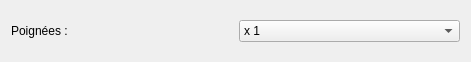
<?xml version="1.0" encoding="UTF-8"?>
<ui version="4.0">
 <class>DiagramEditorHandlerSizeWidget</class>
 <widget class="QWidget" name="DiagramEditorHandlerSizeWidget">
  <property name="geometry">
   <rect>
    <x>0</x>
    <y>0</y>
    <width>471</width>
    <height>62</height>
   </rect>
  </property>
  <layout class="QHBoxLayout" name="horizontalLayout">
   <item>
    <widget class="QLabel" name="label">
     <property name="text">
      <string>Poignées :</string>
     </property>
    </widget>
   </item>
   <item>
    <widget class="QComboBox" name="comboBox">
     <item>
      <property name="text">
       <string>x 1</string>
      </property>
     </item>
     <item>
      <property name="text">
       <string>x 2</string>
      </property>
     </item>
     <item>
      <property name="text">
       <string>x 3</string>
      </property>
     </item>
    </widget>
   </item>
  </layout>
 </widget>
 <resources/>
 <connections/>
</ui>
